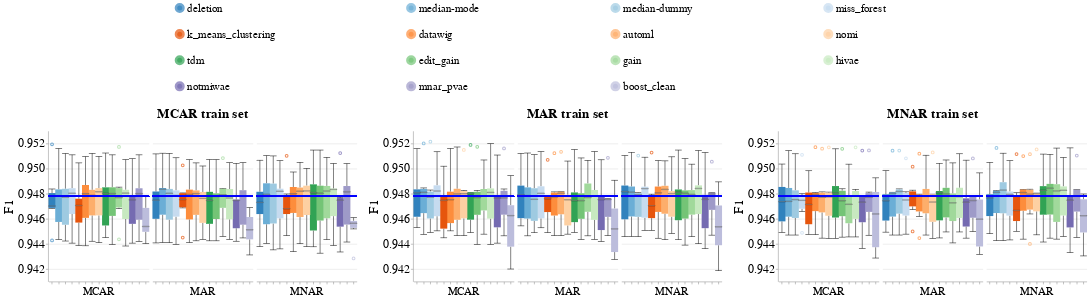

The code cell stored with this chart in its notebook:
### Code cell
create_box_plots_for_diff_imputers_v2(dataset_name=DATASET_NAME,
                                      model_name='lr_clf',
                                      metric_name='f1',
                                      db_client=db_client)

### Figure 1 — Vega-Lite specification as saved in the notebook (floating-point values rounded to 4 significant figures; data arrays with more than 128 entries replaced by an {"elided": "..."} marker saying what was removed)
{"config": {"view": {"continuousWidth": 400, "continuousHeight": 300, "stroke": null}, "axis": {"labelFontSize": 24, "labelFontWeight": "normal", "titleFontSize": 26, "titleFontWeight": "normal"}, "facet": {"spacing": 5}, "header": {"labelFontSize": 22, "labelOrient": "bottom", "labelPadding": 5, "titleFontSize": 26}, "legend": {"columns": 4, "direction": "horizontal", "labelFontSize": 22, "labelLimit": 400, "orient": "top", "symbolOffset": 250, "symbolStrokeWidth": 10, "titleAnchor": "middle", "titleFontSize": 24, "titleLimit": 300}, "title": {"fontSize": 26}}, "hconcat": [{"data": {"name": "data-f4ee4198ee0a0ac8e492f0aea9b2e43c"}, "facet": {"column": {"field": "Test_Injection_Strategy", "sort": ["MCAR", "MAR", "MNAR"], "title": "MCAR train set", "type": "nominal"}}, "spec": {"layer": [{"mark": {"type": "boxplot", "median": {"stroke": "black", "strokeWidth": 0.7}, "ticks": true}, "encoding": {"color": {"field": "Null_Imputer_Name", "scale": {"scheme": "category20c"}, "sort": ["deletion", "median-mode", "median-dummy", "miss_forest", "k_means_clustering", "datawig", "automl", "nomi", "tdm", "edit_gain", "gain", "hivae", "notmiwae", "mnar_pvae"], "title": null, "type": "nominal"}, "x": {"axis": {"labels": false}, "field": "Null_Imputer_Name", "sort": ["deletion", "median-mode", "median-dummy", "miss_forest", "k_means_clustering", "datawig", "automl", "nomi", "tdm", "edit_gain", "gain", "hivae", "notmiwae", "mnar_pvae"], "title": null, "type": "nominal"}, "y": {"field": "Metric_Value", "scale": {"zero": false}, "title": "F1", "type": "quantitative"}}}, {"mark": "rule", "encoding": {"color": {"value": "blue"}, "size": {"value": 2}, "y": {"field": "Baseline_Median", "type": "quantitative"}}}], "width": 200}}, {"data": {"name": "data-da550c73d33db8ffdac94b072b82ca11"}, "facet": {"column": {"field": "Test_Injection_Strategy", "sort": ["MCAR", "MAR", "MNAR"], "title": "MAR train set", "type": "nominal"}}, "spec": {"layer": [{"mark": {"type": "boxplot", "median": {"stroke": "black", "strokeWidth": 0.7}, "ticks": true}, "encoding": {"color": {"field": "Null_Imputer_Name", "scale": {"scheme": "category20c"}, "sort": ["deletion", "median-mode", "median-dummy", "miss_forest", "k_means_clustering", "datawig", "automl", "nomi", "tdm", "edit_gain", "gain", "hivae", "notmiwae", "mnar_pvae"], "title": null, "type": "nominal"}, "x": {"axis": {"labels": false}, "field": "Null_Imputer_Name", "sort": ["deletion", "median-mode", "median-dummy", "miss_forest", "k_means_clustering", "datawig", "automl", "nomi", "tdm", "edit_gain", "gain", "hivae", "notmiwae", "mnar_pvae"], "title": null, "type": "nominal"}, "y": {"field": "Metric_Value", "scale": {"zero": false}, "title": "F1", "type": "quantitative"}}}, {"mark": "rule", "encoding": {"color": {"value": "blue"}, "size": {"value": 2}, "y": {"field": "Baseline_Median", "type": "quantitative"}}}], "width": 200}}, {"data": {"name": "data-c6544c0355fd1cb5450d6cff0a2e337c"}, "facet": {"column": {"field": "Test_Injection_Strategy", "sort": ["MCAR", "MAR", "MNAR"], "title": "MNAR train set", "type": "nominal"}}, "spec": {"layer": [{"mark": {"type": "boxplot", "median": {"stroke": "black", "strokeWidth": 0.7}, "ticks": true}, "encoding": {"color": {"field": "Null_Imputer_Name", "scale": {"scheme": "category20c"}, "sort": ["deletion", "median-mode", "median-dummy", "miss_forest", "k_means_clustering", "datawig", "automl", "nomi", "tdm", "edit_gain", "gain", "hivae", "notmiwae", "mnar_pvae"], "title": null, "type": "nominal"}, "x": {"axis": {"labels": false}, "field": "Null_Imputer_Name", "sort": ["deletion", "median-mode", "median-dummy", "miss_forest", "k_means_clustering", "datawig", "automl", "nomi", "tdm", "edit_gain", "gain", "hivae", "notmiwae", "mnar_pvae"], "title": null, "type": "nominal"}, "y": {"field": "Metric_Value", "scale": {"zero": false}, "title": "F1", "type": "quantitative"}}}, {"mark": "rule", "encoding": {"color": {"value": "blue"}, "size": {"value": 2}, "y": {"field": "Baseline_Median", "type": "quantitative"}}}], "width": 200}}], "resolve": {"scale": {"color": "shared", "y": "shared"}}, "$schema": "https://vega.github.io/schema/vega-lite/v4.17.0.json", "datasets": {"data-f4ee4198ee0a0ac8e492f0aea9b2e43c": {"elided": "270 records"}, "data-da550c73d33db8ffdac94b072b82ca11": {"elided": "270 records"}, "data-c6544c0355fd1cb5450d6cff0a2e337c": {"elided": "270 records"}}}
